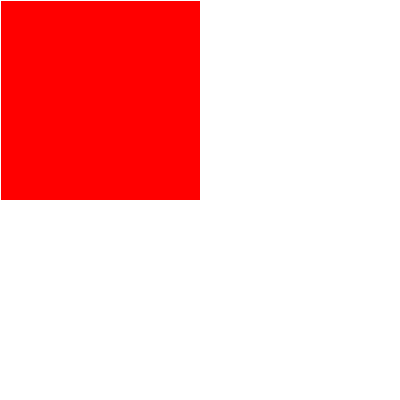
Frame 1 (no input)
Frame 60 (the mouse pressed at the canvas centre just before this capture): identical to frame 1, image omitted
Frame 120 (the mouse held since frame 60 and released just before this capture): blank canvas, image omitted

The Processing sketch that drew this single still picture (run headless with seeded random() and noise(); from frame 60 on, the mouse is pressed at the canvas centre):

// Processing sketch: a_change_color_background
// ── a_change_color_background.pde
//Set the screen to white and divide it into 4 quadrants with black lines. Turn the
//quadrant that the mouse is in red in a rollover fashion

float r = 150;
float g = 0;
float b = 0;

void setup() {
  size(400,400);
}


void draw(){
   stroke(255);
   
 //top let square
  if(mouseX<width/2 && mouseY<height/2){
    fill (255,0,0);
  } else {
    fill(255);
  }
  rect(0,0,width/2,height/2);
  
//bottom right square
  if(mouseX>width/2 && mouseY>height/2){
    fill (255,0,0);
  } else {
    fill(255);
  }
  rect(width/2,height/2, width, height);
 
  // top right square
   if(mouseX>width/2 && mouseY<height/2){
    fill (255,0,0);
    } else {
    fill(255);
    }
  rect(width/2,0, width/2, height/2);
  
  // bottom left square
   if(mouseX<width/2 && mouseY>height/2){
    fill (255,0,0);
    } else {
    fill(255);
    }
  rect(0,height/2, width/2, height/2);

//  horizontal();
  //vertical();
  //divide in 4 squares
  
  //make 2 lines
}

void horizontal() {
  //background(r,g,b);
  stroke(255);
  line(0,height/2,width,height/2);
//  if(mouseY > height/2) {
//    r = r + 1;
//  } else {
//    r = r - 1;
//  }
//  if (r > 255) {
//    r = 255;
//  } else if (r < 0) {
//    r = 0;
//  }
}

void vertical() {
  stroke(255);
  line(width/2,0,width/2,height);
  //if(mouseX > width/2) {
  //  r = r + 1;
  //} else {
  //  r = r - 1;
  //}
  //if (r > 255) {
  //  r = 255;
  //} else if (r < 0) {
  //  r = 0;
  //}
}
